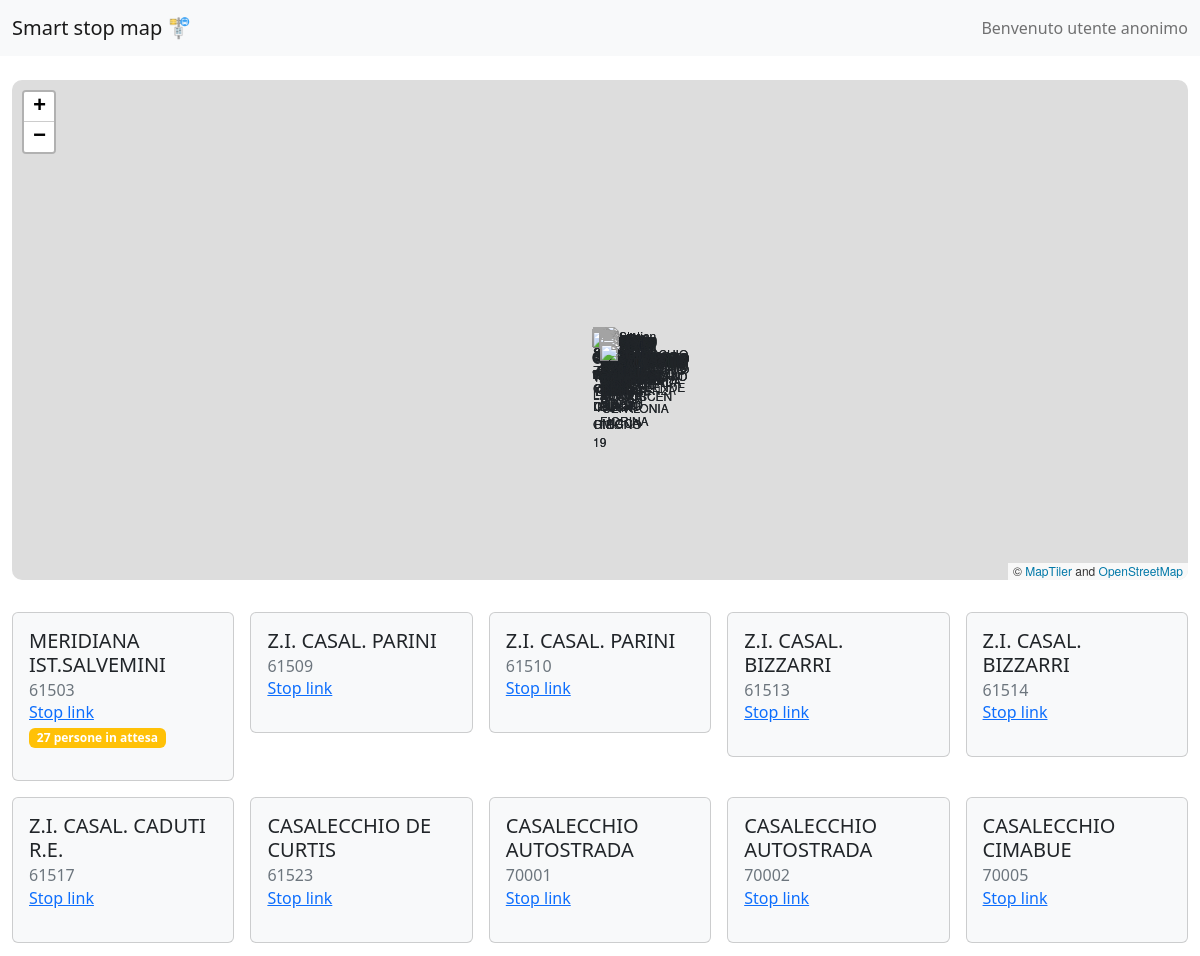
Before: / (upper part) with the older database file.
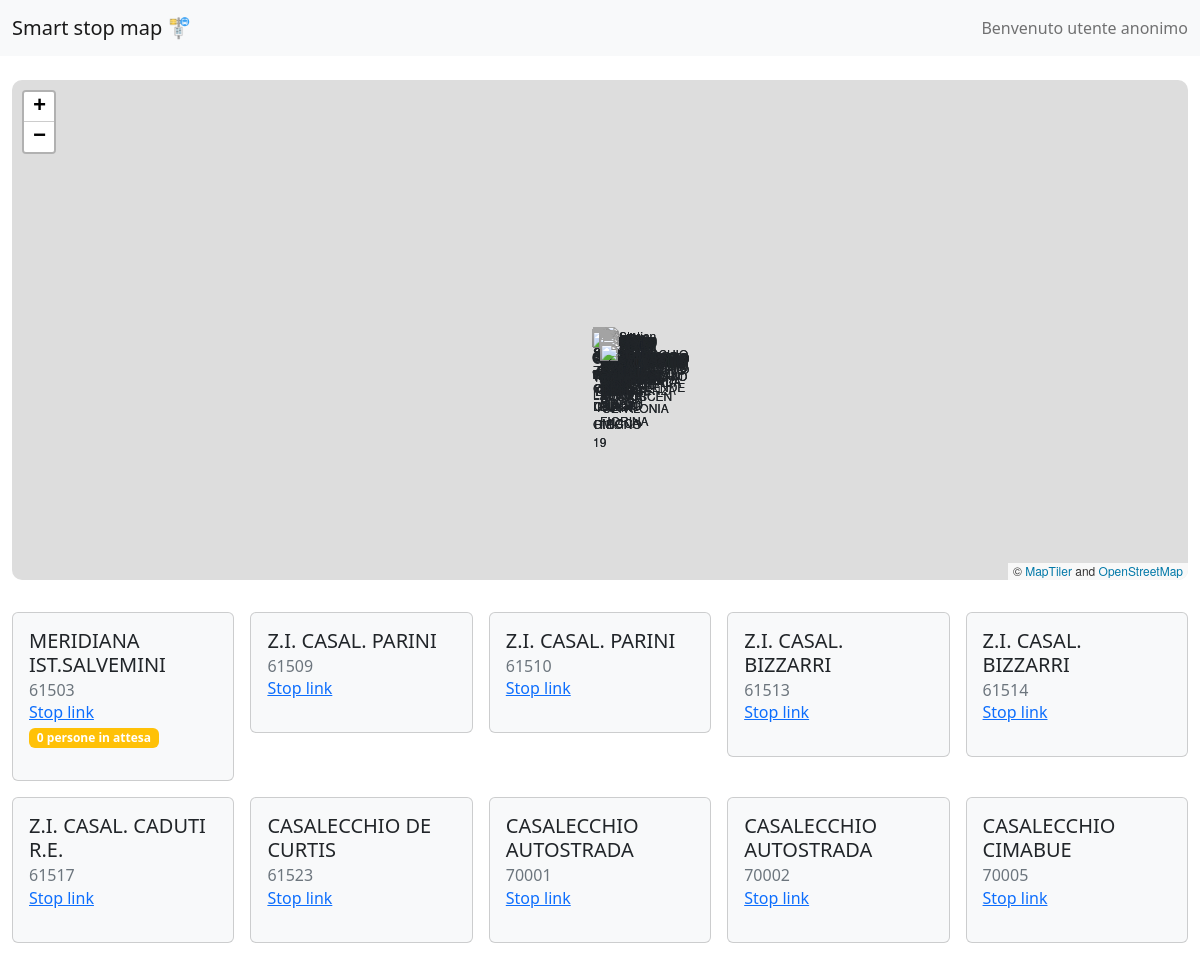
After: the same page with the newer database file.
### models.py (models this page shows, shortened)
class Stop(db.Model):
    __tablename__ = "stops"
    id = db.Column(db.String(10), primary_key=True)
    position = db.Column(db.String(80), unique=False, nullable=False)
    name = db.Column(db.String(50), nullable=True)
    people = db.Column(db.Integer(), nullable=True)
    hButton = db.Column(db.Integer(), nullable=True)

### app.py (the view)
@app.route("/")
def home():
    dataset=[]
    stops = Stop.query.all()
    for stop in stops:
        dataset.append({"id": stop.id,
                        "name": stop.name,
                        "location": json.loads(stop.position),
                        "people": stop.people if stop.people != None else "-",
                        "hButton": stop.hButton, })
    return render_template('index.html', stations=dataset, name = "Bus Stops Map")

### app.py (called while the page is built)
@app.before_request
def session_handler():
    session.permanent = True
    app.permanent_session_lifetime = timedelta(minutes=1)

### templates/index.html (shortened to what this page needs)
{% extends 'baseof.html' %}
{% block titlepage %}Smart stop map{% endblock %}
{% block content %}
<div id="map" style="width: 100%; height: 500px"></div>
<div class="row row-cols-2 row-cols-md-5 g-3 mt-3" data-masonry='{"percentPosition": true }'>
  {% for station in stations %}
  <div class="col">
   <div class="card bg-light">
     <div class="card-body">
       <h5 class="card-title">{{station.name | e}}</h5>
       <h6 class="card-subtitle text-muted">{{station.id | e}}</h6>
       <a href="stop/{{station.id}}" class="card-link">Stop link</a>
       {% if station.people != '-'%} <span class="badge bg-warning badge-pill badge-warning"> {{station.people}} persone in attesa </span>       {% endif %}
     </div>
       </div>
  </div>
{% endfor %}
</div>
{% endblock %}

Changed rows visible on the page:
changed Stop "MERIDIANA IST.SALVEMINI": people "27" → "0"
